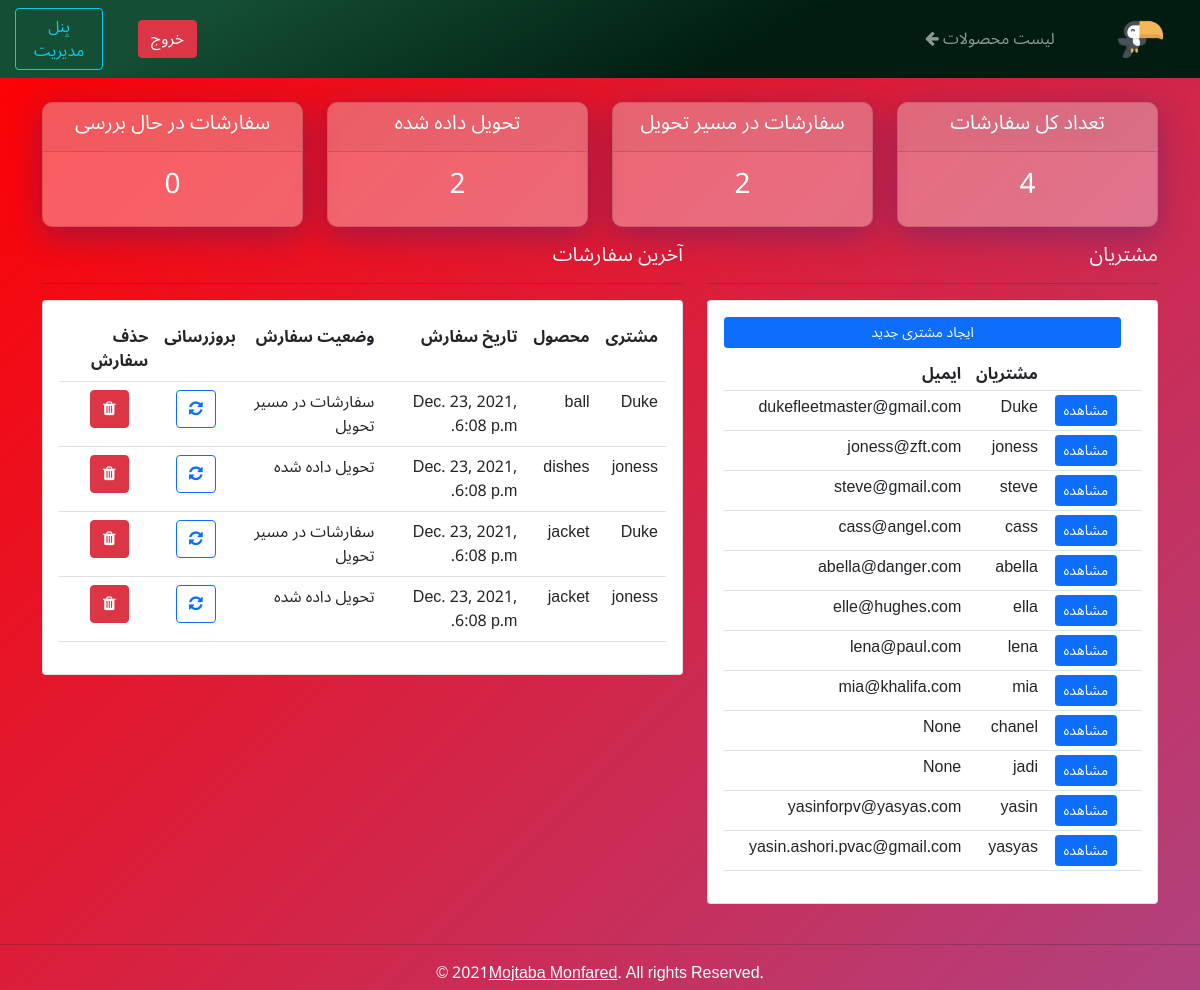
The app's page / (signed in) with its own data.
### accounts/models.py (models this page shows, shortened)
class Customer(models.Model):
    user = models.OneToOneField(User, null=True, blank=True, on_delete=models.CASCADE)
    name = models.CharField(max_length=200, null=True, verbose_name="نام کاربری")
    phone = models.CharField(max_length=200, null=True, verbose_name="تلفن تماس")
    email = models.CharField(max_length=200, null=True, verbose_name="ایمیل کاربر")
    profile_pic = models.ImageField(default="default.png", null=True, blank=True, verbose_name="تصویر پروفایل")
    date_created = models.DateTimeField(auto_now_add=True, null=True)

class Order(models.Model):
    STATUS = (
        ('در حال بررسی', 'در حال بررسی'),
        ('سفارشات در مسیر تحویل', 'سفارشات در مسیر تحویل'),
        ('تحویل داده شده', 'تحویل داده شده'),
    )
    customer =models.ForeignKey(Customer, null=True, on_delete=models.SET_NULL)
    product = models.ForeignKey(Product, null=True, on_delete=models.SET_NULL)
    date_created = models.DateTimeField(auto_now_add=True, null=True)
    status = models.CharField(max_length=200, null=True, choices=STATUS)
    notes = models.CharField(max_length=1000, null=True, blank=True)

class Product(models.Model):
    CATEGORY = (
        ('داخلی', 'داخلی'),
        ('خارجی', 'خارجی'),
    )
    name = models.CharField(max_length=200, null=True)
    price = models.FloatField(null=True)
    category = models.CharField(max_length=200, null=True, choices=CATEGORY)
    description = models.CharField(max_length=200, null=True, blank=True)
    date_created = models.DateTimeField(auto_now_add=True, null=True)
    tags = models.ManyToManyField(Tag)
    def __str__(self):
        return self.name

### accounts/decorators.py (the view)
	def wrapper_function(request, *args, **kwargs):
		group = None
		if request.user.groups.exists():
			group = request.user.groups.all()[0].name
		if group == 'customer':
			return redirect('user-page')
		if group == 'admin':
			return view_func(request, *args, **kwargs)

### accounts/views.py (called while the page is built)
@login_required(login_url='login')
@admin_only
def dashboard(request):
	orders = Order.objects.all().order_by('-id')
	customers = Customer.objects.all()
	total_customers = customers.count()
	total_orders = orders.count()
	delivered = orders.filter(status='تحویل داده شده').count()
	pending = orders.filter(status='در حال بررسی').count()
	out_for_delivery = orders.filter(status='سفارشات در مسیر تحویل').count()
	context = {
		'orders': orders,
		'customers': customers,
		'total_customers': total_customers,
		'total_orders': total_orders,
		'delivered': delivered,
		'pending': pending,
		'out_for_delivery': out_for_delivery,
	}
	return render(request, 'accounts/dashboard.html', context=context)

### accounts/templates/accounts/dashboard.html
{% extends 'accounts/main.html' %}
{% block content %}
{% include "accounts/status.html" %}
<div class="row">
    <div class="col-md-5">
        <h5>مشتریان</h5>
        <hr>
        <div class="card card-body">
        <a class="btn btn-primary  btn-sm btn-block" href="" style="margin-bottom: 10px;">ایجاد مشتری جدید</a>
        <table class="table table-sm table-hover">
            <tr>
                <th></th>
                <th>مشتریان</th>
                <th>ایمیل</th>
            </tr>
            {% for i in customers %}
                <tr>
                    <td><a class="btn btn-sm btn-primary" href="{% url 'customers' i.id %}">مشاهده</a></td>
                    <td>
                        {{ i.name }}
                    </td>
                    <td>
                        {{ i.email }}
                    </td>
                </tr>
            {% endfor %}
        </table>
        </div>
    </div>
    <div class="col-md-7">
        <h5>آخرین سفارشات</h5>
        <hr>
        <div class="card card-body">
            <table class="table table-hover">
                <tr>
                    <th>مشتری</th>
                    <th>محصول</th>
                    <th>تاریخ سفارش</th>
                    <th>وضعیت سفارش</th>
                    <th>بروزرسانی</th>
                    <th>حذف سفارش</th>
                </tr>
                {% for order in orders %}
                    <tr>
                        <td>
                            {{ order.customer.name }}
                        </td>
                        <td>
                            {{ order.product }}
                        </td>
                        <td>
                            {{ order.date_created }}
                        </td>
                        <td>
                            {{ order.status }}
                        </td>
                        <td>
                            <a class="btn btn-outline-primary" href="{% url 'update_order' order.id %}"><i class="fa fa-refresh" aria-hidden="true"></i></a>
                        </td>
                        <td>
                            <a class="btn btn-danger" href="{% url 'delete_order' order.id %}" ><i class="fa fa-trash" aria-hidden="true"></i></a>
                        </td>
                    </tr>
                {% endfor %}
            </table>
        </div>
    </div>
</div>
{% endblock content %}

### accounts/templates/accounts/main.html (shortened to what this page needs)
{% load static %}
<!DOCTYPE html>
<html dir="rtl">
<head>
    <link href="https://cdn.jsdelivr.net/npm/bootstrap@5.1.3/dist/css/bootstrap.min.css" rel="stylesheet">
    <link rel="stylesheet" href="https://cdn.jsdelivr.net/npm/hover.css@2.3.2/css/hover.css">
    <link href="//maxcdn.bootstrapcdn.com/font-awesome/4.2.0/css/font-awesome.min.css" rel="stylesheet" media="all">
    <link rel="stylesheet" href="{% static '/css/main.css' %}">
</head>
<body>
    {% include "accounts/navbar.html" %}
    <div class="container"><br>
    {% block content %}
    {% endblock content %}
     </div>
     <br>
     <script src="https://maxcdn.bootstrapcdn.com/bootstrap/4.0.0/js/bootstrap.min.js"></script></body>
<hr>
<footer style="color: azure;" dir="auto" id="footer-loc">© 2021 <a style="color: azure;" target=”_blank” href="https://mojtaba.xyz">Mojtaba Monfared</a>. All rights Reserved.</footer>
</html>

### accounts/templates/accounts/navbar.html (shortened to what this page needs)
{% load static %}
<head>
</head>
<nav class="navbar navbar-expand-lg navbar-dark" style="background-color: #001d10;">
    <div class="container-fluid">
      <a href="/"><img src="{% static 'images/toucan.png' %}" height="45" width="45"></a>
      <div class="collapse navbar-collapse" id="navbarNav">
        <ul class="navbar-nav">
          {% if request.user.is_superuser %}
          <li class="nav-item">
            <a class="nav-link" href="{% url 'products' %}">
              لیست محصولات
              <i class="fa fa-arrow-left hvr-icon"></i>
            </a>
          </li>
          {% else %}
          <li class="nav-item">
            <a class="nav-link" href="{% url 'account' %}">پروفایل کاربر</a>
          </li>
          {% endif %}
        </ul>
      </div>
    </div>
    {% if request.user.is_authenticated %}
      <a class="btn btn-danger" style="margin-left: 15px;" href="{% url 'logout' %}">خروج</a>
    {% else %}
      <a class="btn btn-success" href="{% url 'login' %}">ورود</a>
    {% endif %}
    {% if request.user.is_superuser %}
          <a class="btn btn-outline-info" style="margin-left: 15px;" href="/admin">پنل مدیریت</a>
		  {% endif %}
  </nav>

### accounts/templates/accounts/status.html
<div class="row">
    <div class="col">
        <div class="col-md">
            <div class="card text-center text-white mb-3" id="total-orders">
                    <div class="card-header">
                        <h5 class="card-title">
                            تعداد کل سفارشات
                        </h5>
                    </div>
                    <div class="card-body">
                        <h3 class="card-title">{{ total_orders }}</h3>
                    </div>
                </div>
            </div>
        </div>
        <div class="col">
            <div class="col-md">
                <div class="card text-center text-white mb-3" id="orders-for-delivery">
                        <div class="card-header">
                            <h5 class="card-title">
                                سفارشات در مسیر تحویل
                            </h5>
                        </div>
                        <div class="card-body">
                            <h3 class="card-title">{{ out_for_delivery }}</h3>
                        </div>
                    </div>
                </div>
            </div>
        <div class="col">
            <div class="col-md">
                <div class="card text-center text-white mb-3" id="orders-delivered">
                        <div class="card-header">
                            <h5 class="card-title">
                                تحویل داده شده
                            </h5>
                        </div>
                        <div class="card-body">
                            <h3 class="card-title">{{ delivered }}</h3>
                        </div>
                    </div>
                </div>
            </div>
            <div class="col">
                <div class="col-md">
                    <div class="card text-center text-white mb-3" id="orders-pending">
                            <div class="card-header">
                                <h5 class="card-title">
                                    سفارشات در حال بررسی
                                </h5>
                            </div>
                            <div class="card-body">
                                <h3 class="card-title">{{ pending }}</h3>
                            </div>
                        </div>
                    </div>
                </div>
</div>

### static/css/main.css (style rules this page uses)
body, html { font-family: 'Noto Sans Arabic', sans-serif; background: linear-gradient(315deg, #FFFFFF 0%, #6284FF 50%, #FF0000 100%); background-size: 400% 400%; animation: gradient 15s ease infinite; height: 100vh; background-attachment: fixed; }
h5 { color: azure; }
#footer-loc { display: flex; justify-content: center; align-items: center; }
#total-orders { text-shadow: 1px 1px 9px rgba(150, 150, 150, 0.52); background: rgba( 255, 255, 255, 0.35 ); box-shadow: 0 8px 32px 0 rgba( 31, 38, 135, 0.37 ); backdrop-filter: blur( 0px ); -webkit-backdrop-filter: blur( 0px ); border-radius: 10px; }
#orders-delivered { background: rgba( 255, 255, 255, 0.35 ); box-shadow: 0 8px 32px 0 rgba( 31, 38, 135, 0.37 ); backdrop-filter: blur( 0px ); -webkit-backdrop-filter: blur( 0px ); border-radius: 10px; }
#orders-pending { background: rgba( 255, 255, 255, 0.35 ); box-shadow: 0 8px 32px 0 rgba( 31, 38, 135, 0.37 ); backdrop-filter: blur( 0px ); -webkit-backdrop-filter: blur( 0px ); border-radius: 10px; }
#orders-for-delivery { background: rgba( 255, 255, 255, 0.35 ); box-shadow: 0 8px 32px 0 rgba( 31, 38, 135, 0.37 ); backdrop-filter: blur( 0px ); -webkit-backdrop-filter: blur( 0px ); border-radius: 10px; }

### accounts/templates/accounts/navbar.html (style rules this page uses)
img { margin-right: 25px; margin-left: 15px; }
.nav-link { display: inline-block; vertical-align: middle; -webkit-transform: perspective(1px) translateZ(0); transform: perspective(1px) translateZ(0); box-shadow: 0 0 1px rgba(0, 0, 0, 0); }
.navbar { background: rgb(20,78,52); background: -moz-linear-gradient(151deg, rgba(20,78,52,1) 17%, rgba(0,29,16,1) 62%); background: -webkit-linear-gradient(151deg, rgba(20,78,52,1) 17%, rgba(0,29,16,1) 62%); background: linear-gradient(151deg, rgba(20,78,52,1) 17%, rgba(0,29,16,1) 62%); filter: progid:DXImageTransform.Microsoft.gradient(startColorstr="#144e34",endColorstr="#001d10",GradientType=1); }
.btn { margin-right: 20px; }
.btn-danger { display: inline-block; vertical-align: middle; -webkit-transform: perspective(1px) translateZ(0); transform: perspective(1px) translateZ(0); box-shadow: 0 0 1px rgba(0, 0, 0, 0); }
.btn-outline-info { display: inline-block; vertical-align: middle; -webkit-transform: perspective(1px) translateZ(0); transform: perspective(1px) translateZ(0); box-shadow: 0 0 1px rgba(0, 0, 0, 0); -webkit-transition-duration: 0.3s; transition-duration: 0.3s; -webkit-transition-property: transform; transition-property: transform; }

### records on screen
Customer: name "Duke", email "dukefleetmaster@gmail.com"
Customer: name "joness", email "joness@zft.com"
Customer: name "steve", email "steve@gmail.com"
Customer: name "cass", email "cass@angel.com"
Customer: name "abella", email "abella@danger.com"
Customer: name "ella", email "elle@hughes.com"
Customer: name "lena", email "lena@paul.com"
Customer: name "mia", email "mia@khalifa.com"
Customer: name "chanel", email "None"
Customer: name "jadi", email "None"
Customer: name "yasin", email "yasinforpv@yasyas.com"
Customer: name "yasyas", email "yasin.ashori.pvac@gmail.com"
Order: customer.name "Duke", product "ball", date_created "Dec. 23, 2021, 6:08 p.m.", status "سفارشات در مسیر تحویل"
Order: customer.name "joness", product "dishes", date_created "Dec. 23, 2021, 6:08 p.m.", status "تحویل داده شده"
Order: customer.name "Duke", product "jacket", date_created "Dec. 23, 2021, 6:08 p.m.", status "سفارشات در مسیر تحویل"
Order: customer.name "joness", product "jacket", date_created "Dec. 23, 2021, 6:08 p.m.", status "تحویل داده شده"

### other values on screen
{{ total_orders }} "4"
{{ out_for_delivery }} "2"
{{ delivered }} "2"
{{ pending }} "0"
